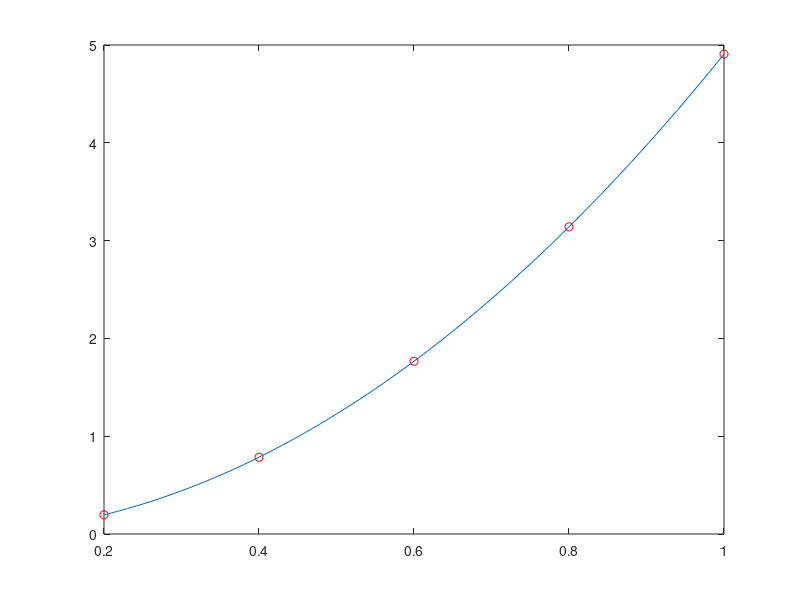

Write MATLAB code to recreate this figure.
clear all
clc

%Datos
x = [0.2,0.4,0.6,0.8,1.0];
y = [0.1960,0.7850,1.7665,3.1405,4.9075];
M = 2;
n = length(x);

%Grafico de Dispersion
figure(1)
plot(x,y,'ro')
hold on %evita que se borre el grafico anterior

%Calculo del coeficiente A
display('y=A*x^M')
A = sum( x.^M.*y ) / sum( x.^(2*M) )
M

f = @(x)(A*x.^M);

%Discretizacion y grafico de la recta
xx = x(1):0.01:x(n);
yy = f(xx);
plot(xx,yy)

%Calculo del coeficiente de determinacion
y_media = mean(y);
SSres = sum( ( f(x) - y ).^2 );
SStot = sum( (y_media - y).^2 );
R2 = 1 - SSres/SStot 